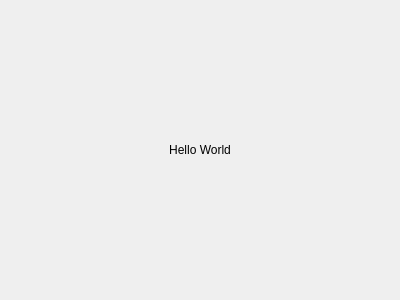
<?xml version="1.0" encoding="UTF-8"?>
<ui version="4.0">
 <class>SayHelloForm</class>
 <widget class="QWidget" name="SayHelloForm">
  <property name="geometry">
   <rect>
    <x>0</x>
    <y>0</y>
    <width>400</width>
    <height>300</height>
   </rect>
  </property>
  <property name="windowTitle">
   <string>Form</string>
  </property>
  <layout class="QVBoxLayout" name="verticalLayout">
   <item>
    <widget class="QLabel" name="label">
     <property name="text">
      <string>Hello World</string>
     </property>
     <property name="alignment">
      <set>Qt::AlignCenter</set>
     </property>
    </widget>
   </item>
  </layout>
 </widget>
 <resources/>
 <connections/>
</ui>
